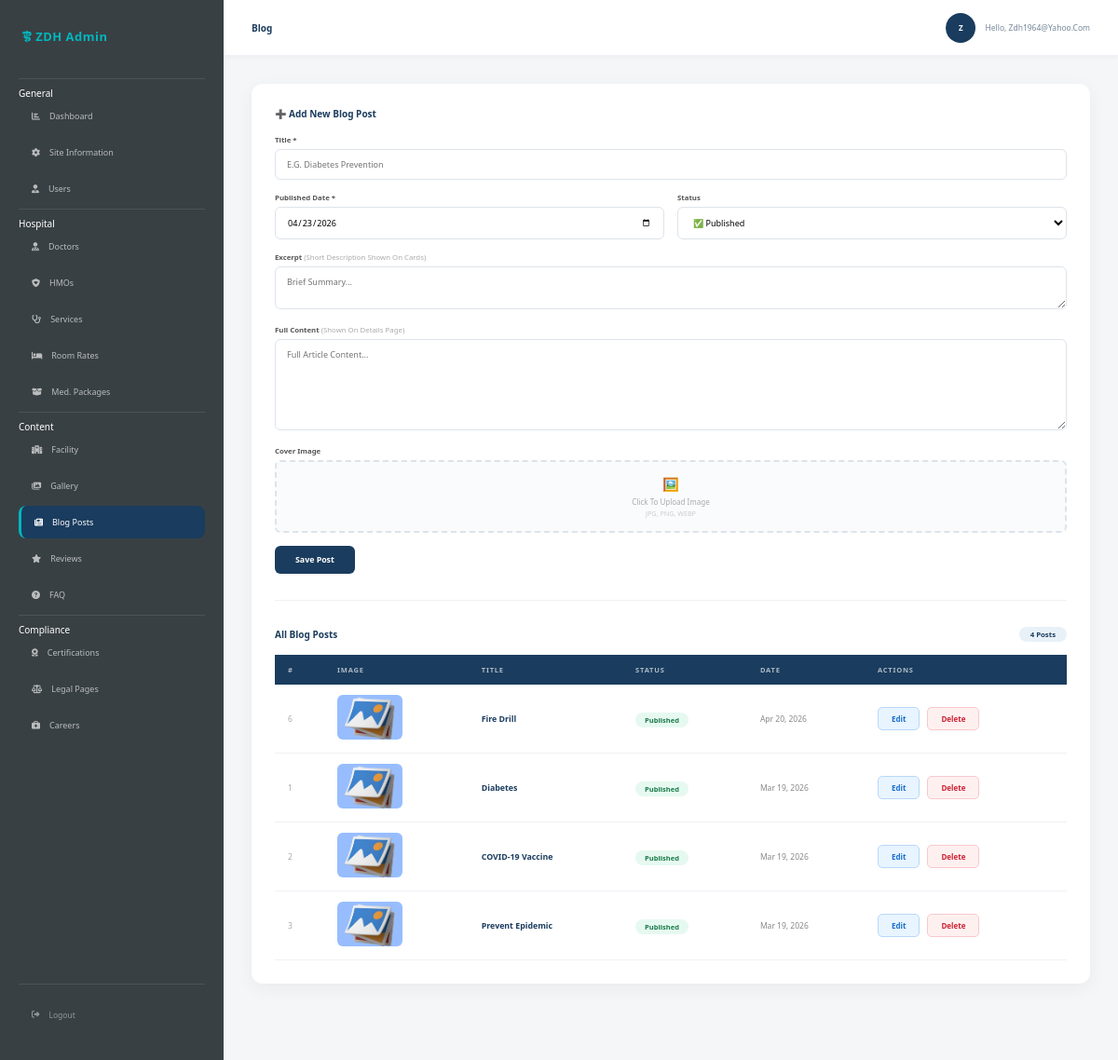
The page /admin/index.php?page=blog (signed in) on the database its author committed.
### tables this page shows
CREATE TABLE `blogs` (
  `id` int(11) NOT NULL,
  `title` varchar(200) NOT NULL,
  `excerpt` text DEFAULT NULL,
  `content` text DEFAULT NULL,
  `published_date` date DEFAULT NULL,
  `status` enum('draft','published') NOT NULL DEFAULT 'published',
  `image` varchar(255) DEFAULT '',
  `created_at` timestamp NOT NULL DEFAULT current_timestamp()
);

### admin/pages/blog.php (the view, shortened to what this page needs)
<?php
global $con;
$blogs  = [];
$result = mysqli_query($con, "SELECT * FROM blogs ORDER BY created_at DESC");
while ($row = mysqli_fetch_assoc($result)) $blogs[] = $row;
?>
<h4 id="formTitle" style="margin-bottom:16px;font-size:1rem;color:#1a3c5e;">➕ Add New Blog Post</h4>
<div id="blogForm">
    <div style="display:grid;grid-template-columns:1fr 1fr;gap:14px;margin-bottom:14px;">
        <div style="grid-column:1/-1;">
            <label style="font-size:0.78rem;font-weight:600;color:#555;display:block;margin-bottom:5px;">Title *</label>
            <input type="text" id="blogTitle" placeholder="e.g. Diabetes Prevention"
                style="width:100%;padding:9px 12px;border:1px solid #dde3ea;border-radius:6px;font-size:0.9rem;font-family:inherit;outline:none;">
        </div>
        <div>
            <label style="font-size:0.78rem;font-weight:600;color:#555;display:block;margin-bottom:5px;">Published Date *</label>
            <input type="date" id="blogDate"
                style="width:100%;padding:9px 12px;border:1px solid #dde3ea;border-radius:6px;font-size:0.9rem;font-family:inherit;outline:none;">
        </div>
        <div>
            <label style="font-size:0.78rem;font-weight:600;color:#555;display:block;margin-bottom:5px;">Status</label>
            <select id="blogStatus"
                style="width:100%;padding:9px 12px;border:1px solid #dde3ea;border-radius:6px;font-size:0.9rem;font-family:inherit;outline:none;background:#fff;">
                <option value="published">✅ Published</option>
            </select>
        </div>
        <div style="grid-column:1/-1;">
            <label style="font-size:0.78rem;font-weight:600;color:#555;display:block;margin-bottom:5px;">Excerpt <span style="color:#aaa;font-weight:400;">(short description shown on cards)</span></label>
            <textarea id="blogExcerpt" rows="2" placeholder="Brief summary..."
                style="width:100%;padding:9px 12px;border:1px solid #dde3ea;border-radius:6px;font-size:0.9rem;font-family:inherit;outline:none;resize:vertical;"></textarea>
        </div>
        <div style="grid-column:1/-1;">
            <label style="font-size:0.78rem;font-weight:600;color:#555;display:block;margin-bottom:5px;">Full Content <span style="color:#aaa;font-weight:400;">(shown on details page)</span></label>
            <textarea id="blogContent" rows="6" placeholder="Full article content..."
                style="width:100%;padding:9px 12px;border:1px solid #dde3ea;border-radius:6px;font-size:0.9rem;font-family:inherit;outline:none;resize:vertical;"></textarea>
        </div>
        <div style="grid-column:1/-1;">
            <label style="font-size:0.78rem;font-weight:600;color:#555;display:block;margin-bottom:5px;">Cover Image</label>
            <div id="uploadArea" onclick="document.getElementById('imageInput').click()"
                style="border:2px dashed #dde3ea;border-radius:6px;padding:14px;text-align:center;cursor:pointer;background:#fafbfc;">
                <div id="uploadPlaceholder">
                    <div style="font-size:1.4rem;margin-bottom:4px;">🖼️</div>
                    <div style="font-size:0.8rem;color:#aaa;">Click to upload image</div>
                    <div style="font-size:0.72rem;color:#ccc;margin-top:2px;">JPG, PNG, WEBP</div>
                </div>
            </div>
        </div>
    </div>
    <div style="display:flex;gap:10px;">
        <button onclick="saveBlog()"
            style="padding:9px 22px;background:#1a3c5e;color:white;border:none;border-radius:6px;font-size:0.88rem;font-weight:600;cursor:pointer;">
            Save Post
        </button>
    </div>
</div>
<hr style="margin:28px 0;border:none;border-top:1px solid #eef1f5;">
<div style="display:flex;align-items:center;justify-content:space-between;margin-bottom:14px;">
    <h4 style="font-size:1rem;color:#1a3c5e;">All Blog Posts</h4>
    <span id="blogCount" style="background:#e8f0f8;color:#1a3c5e;font-size:0.78rem;font-weight:700;padding:3px 12px;border-radius:20px;">
        <?= count($blogs) ?> Post<?= count($blogs) !== 1 ? 's' : '' ?>
    </span>
</div>
<div style="overflow-x:auto;">
<table style="width:100%;border-collapse:collapse;">
    <thead>
        <tr style="background:#1a3c5e;">
            <th style="padding:11px 14px;text-align:left;font-size:0.75rem;color:rgba(255,255,255,0.65);font-weight:600;letter-spacing:0.8px;text-transform:uppercase;">#</th>
            <th style="padding:11px 14px;text-align:left;font-size:0.75rem;color:rgba(255,255,255,0.65);font-weight:600;letter-spacing:0.8px;text-transform:uppercase;">Image</th>
            <th style="padding:11px 14px;text-align:left;font-size:0.75rem;color:rgba(255,255,255,0.65);font-weight:600;letter-spacing:0.8px;text-transform:uppercase;">Title</th>
            <th style="padding:11px 14px;text-align:left;font-size:0.75rem;color:rgba(255,255,255,0.65);font-weight:600;letter-spacing:0.8px;text-transform:uppercase;">Status</th>
            <th style="padding:11px 14px;text-align:left;font-size:0.75rem;color:rgba(255,255,255,0.65);font-weight:600;letter-spacing:0.8px;text-transform:uppercase;">Date</th>
            <th style="padding:11px 14px;text-align:left;font-size:0.75rem;color:rgba(255,255,255,0.65);font-weight:600;letter-spacing:0.8px;text-transform:uppercase;">Actions</th>
        </tr>
    </thead>
    <tbody id="blogTableBody">
        <?php if (empty($blogs)): ?>
            <tr><td colspan="6" style="padding:40px;text-align:center;color:#aaa;">No posts yet. Add one above.</td></tr>
        <?php else: ?>
            <?php foreach ($blogs as $b): ?>
            <tr id="row-<?= $b['id'] ?>" style="border-bottom:1px solid #eef1f5;">
                <td style="padding:11px 14px;font-size:0.85rem;color:#aaa;"><?= $b['id'] ?></td>
                <td style="padding:11px 14px;">
                    <img src="<?= htmlspecialchars(!empty($b['image']) ? $b['image'] : '/hms/admin/images/default.jpg') ?>"
                        style="width:70px;height:48px;object-fit:cover;border-radius:6px;"
                        onerror="this.onerror=null;this.src='/hms/admin/images/default.jpg'">
                </td>
                <td style="padding:11px 14px;font-size:0.88rem;font-weight:600;color:#1a3c5e;"><?= htmlspecialchars($b['title']) ?></td>
                <td style="padding:11px 14px;">
                    <?php if ($b['status'] === 'published'): ?>
                        <span style="background:#e6f9f0;color:#1a7a4a;padding:3px 10px;border-radius:20px;font-size:0.75rem;font-weight:600;">Published</span>
                    <?php else: ?>
                        <span style="background:#fff8e6;color:#b07a00;padding:3px 10px;border-radius:20px;font-size:0.75rem;font-weight:600;">Draft</span>
                    <?php endif; ?>
                </td>
                <td style="padding:11px 14px;font-size:0.85rem;color:#888;">
                    <?= $b['published_date'] ? date('M d, Y', strtotime($b['published_date'])) : '—' ?>
                </td>
                <td style="padding:11px 14px;">
                    <div style="display:flex;gap:8px;">
                        <button onclick="editBlog(<?= $b['id'] ?>)"
                            style="padding:6px 14px;background:#e8f4ff;color:#1a6fcc;border:1px solid #b8d8f8;border-radius:5px;font-size:0.8rem;font-weight:600;cursor:pointer;">Edit</button>
                        <button onclick="deleteBlog(<?= $b['id'] ?>, '<?= htmlspecialchars(addslashes($b['title'])) ?>')"
                            style="padding:6px 14px;background:#fff0f0;color:#cc2233;border:1px solid #f8c8cc;border-radius:5px;font-size:0.8rem;font-weight:600;cursor:pointer;">Delete</button>
                    </div>
                </td>
            </tr>
            <?php endforeach; ?>
        <?php endif; ?>
    </tbody>
</table>
</div>

### css/style.css (style rules this page uses)
:root { --blue: #00b6bd; --black: #394044; --wight: #fff; }
body { overflow-x: hidden; }
* { font-family: "Inter", sans-serif; margin: 0; padding: 0; text-decoration: none; text-transform: capitalize; outline: none; box-sizing: border-box; transition: all linear 0.2s; }
html { font-size: 62.5%; overflow-x: hidden; scroll-behavior: smooth; }
hr { border-color: #9a9fa5; margin: 30px 0 20px; }

### admin/index.php (style rules this page uses)
:root { --blue: #00b6bd; --blue-dark: #008f95; --navy: #1a3c5e; --black: #394044; --white: #fff; --bg: #f4f6f8; --border: #eef1f5; }
* { margin:0; padding:0; box-sizing:border-box; font-family: Segoe UI, sans-serif; }

### rows shown on the page
blogs: id "6", title "Fire Drill", status "Published", published_date "Apr 20, 2026"
blogs: id "1", title "Diabetes", status "Published", published_date "Mar 19, 2026"
blogs: id "2", title "COVID-19 Vaccine", status "Published", published_date "Mar 19, 2026"
blogs: id "3", title "Prevent Epidemic", status "Published", published_date "Mar 19, 2026"

### other values the page prints
$page "Blog"
substr($_SESSION['username'], 0, 1) "Z"
$_SESSION['username'] "Zdh1964@yahoo.com"
count($blogs) "4"
